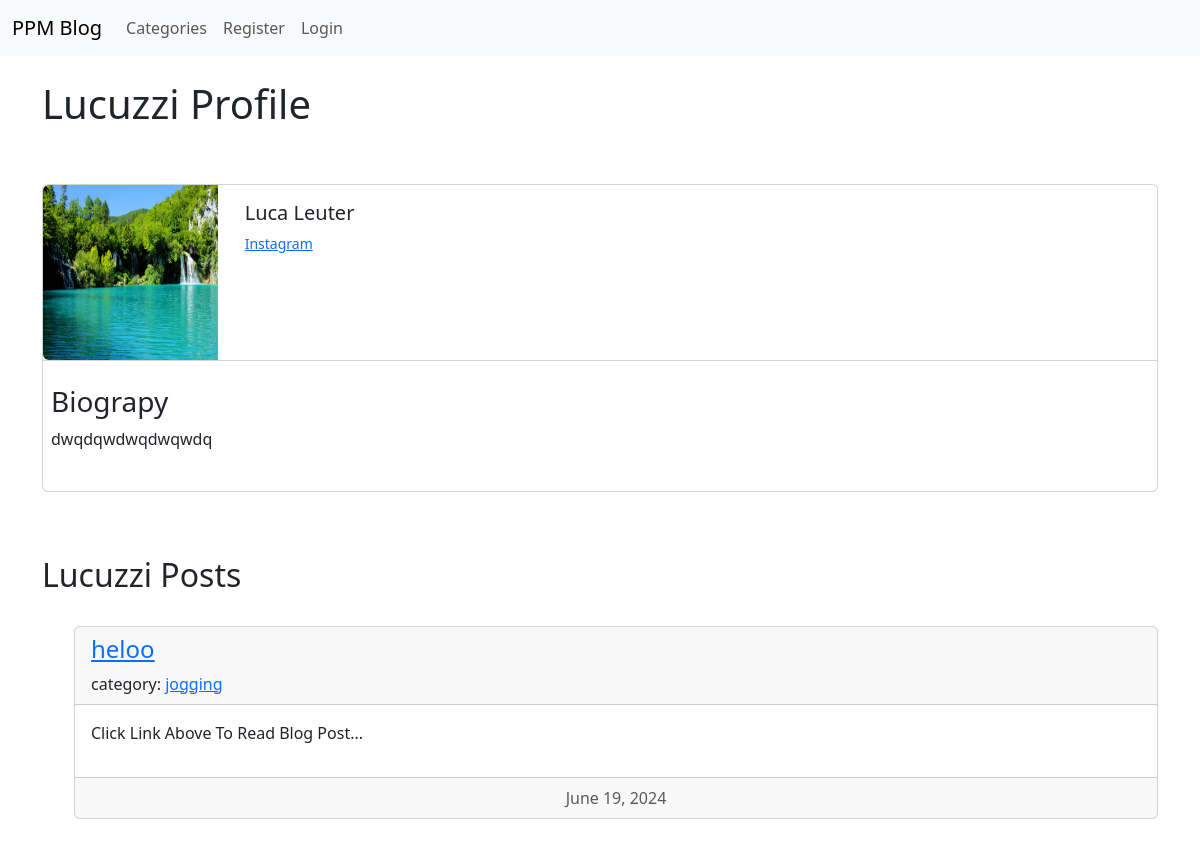
The page /autentification/5/profile/ on the database its author committed.
### theblog/models.py (models this page shows, shortened)
class Profile(models.Model):
    user = models.OneToOneField(User, null=True, on_delete=models.CASCADE)
    bio = models.TextField()
    profile_pic = models.ImageField(null=True, blank=True, upload_to='images/profile/', default='images/default/default_profile.png')
    fb_url = models.CharField(max_length=255, null=True, blank=True)
    instagram_url = models.CharField(max_length=255, null=True, blank=True)

class Post(models.Model):
    title = models.CharField(max_length=255)
    header_image = models.ImageField(null=True, blank=True, upload_to="images/")
    title_tag = models.CharField(max_length=255)
    author = models.ForeignKey(User, on_delete=models.CASCADE)
    body = RichTextField(blank=True, null=True)
    post_date = models.DateField(auto_now_add=True)
    category = models.CharField(max_length=255, default='uncategory')
    snippet = models.CharField(max_length=255, default='Click Link Above To Read Blog Post...')
    likes = models.ManyToManyField(User, related_name='blog_posts')
    unlikes = models.ManyToManyField(User, related_name='blog_posts_u')

### autentification/views.py (the view)
# urls.py: path('<int:pk>/profile/', ShowProfilePageView.as_view(), name='show_profile_page'),
class ShowProfilePageView(DetailView):
    model = Profile
    template_name = 'registration/user_profile.html'
    def get_context_data(self, *args, **kwargs):
        allposts = Post.objects.all()
        context = super(ShowProfilePageView, self).get_context_data(*args, **kwargs)
        page_user = get_object_or_404(Profile, id=self.kwargs['pk'])
        context['page_user'] = page_user
        context['allposts'] = allposts
        return context

### autentification/templates/registration/user_profile.html (shortened to what this page needs)
{% extends 'base.html' %}
{% block content %}
    <h1>{{ page_user.user.username}} Profile</h1>
    <br/><br/>
    <div class="card mb-3">
      <div class="row g-0" style="border-bottom: 1px solid lightgray">
        <div class="col-md-2">
            {% if page_user.profile_pic.url %}
                <img src="{{ page_user.profile_pic.url }}" class="rounded-start" width="175" height="175">
            {% endif %}
        </div>
        <div class="col-md-10">
          <div class="card-body">
              <h5 class="card-title">{{ page_user.user.first_name }} {{ page_user.user.last_name }}</h5>
              <p class="small text-muted">
                  {% if page_user.instagram_url %}
                    <a href="{{ page_user.instagram_url }}">Instagram</a>
                  {% endif %}
              </p>
          </div>
        </div>
      </div>
      <div class="row">
            <div>
                <br/>
                <h3 class="px-2">Biograpy</h3>
                <p class="card-text px-2">{{ page_user.bio | safe }}</p>
                <br/>
            </div>
      </div>
    </div>
    <br/><br/>
    <h2>{{ page_user.user.username }} Posts</h2>
    <br/>
    <ul>
    {% for post in allposts %}
        {% if page_user.user.id == post.author.id %}
    	<li style="list-style-type: none">
            <div class="card">
              <div class="card-header">
                  <h4><a href="{% url 'article-detail' post.pk %}">{{ post.title }}</a></h4>
                  category: <a href="{% url 'category' post.category|slugify %}">{{ post.category }}</a>
              </div>
              <div class="card-body">
                <p>{{ post.snippet | slice:":500" | safe}}</p>
              </div>
              <div class="card-footer text-body-secondary text-center">
                {{ post.post_date }}
              </div>
            </div>
            <br/><br/><br/>
        </li>
        {% endif %}
    {% endfor %}
    </ul>
{% endblock %}

### rows shown on the page
Profile: user.username "Lucuzzi", profile_pic (picture), user.first_name "Luca", user.last_name "Leuter", bio "dwqdqwdwqdwqwdq"
Post: title "heloo", category "jogging", snippet "Click Link Above To Read Blog Post...", post_date "June 19, 2024"
